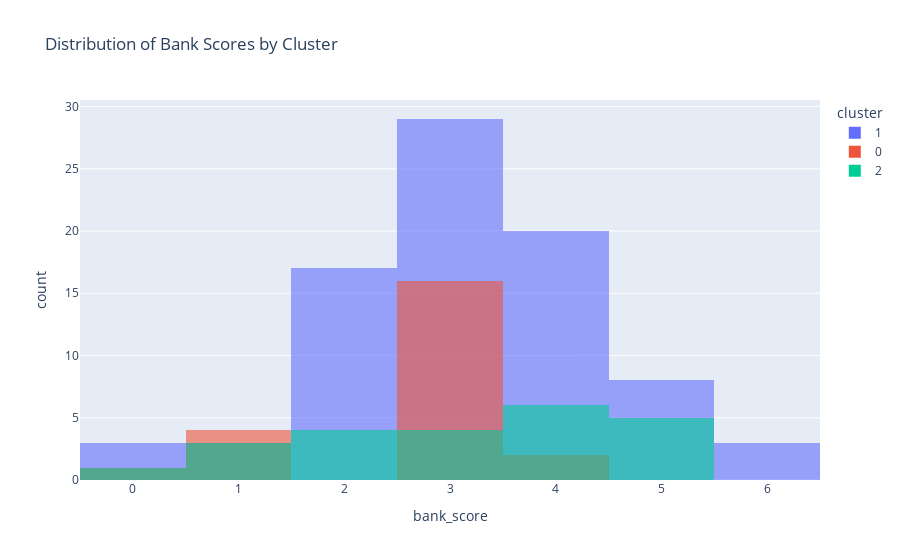

The code cell stored with this chart in its notebook:
### Code cell
# Use k-means to cluster data and plot distribution of bank scores by cluster
fig = px.histogram(
    df, x="bank_score", color="cluster",
    opacity=0.6, barmode='overlay', title="Distribution of Bank Scores by Cluster"
)
fig.show()
fig.write_image("umap_bank_score.png")

### Figure 1 — Plotly figure (JSON) as saved in the notebook; plotly's stock layout.template omitted (floating-point values rounded to 4 significant figures)
{"data": [{"alignmentgroup": "True", "bingroup": "x", "hovertemplate": "cluster=1<br>bank_score=%{x}<br>count=%{y}<extra></extra>", "legendgroup": "1", "marker": {"color": "#636efa", "opacity": 0.6, "pattern": {"shape": ""}}, "name": "1", "offsetgroup": "1", "orientation": "v", "showlegend": true, "type": "histogram", "x": [4, 3, 2, 4, 3, 4, 4, 3, 5, 2, 2, 4, 4, 4, 3, 3, 2, 3, 0, 3, 3, 2, 5, 4, 0, 4, 3, 2, 4, 2, 3, 2, 5, 4, 3, 4, 6, 2, 3, 4, 3, 6, 3, 3, 5, 2, 2, 5, 3, 4, 1, 3, 4, 0, 2, 5, 3, 3, 3, 2, 1, 4, 5, 3, 1, 2, 4, 6, 2, 3, 3, 3, 4, 4, 3, 5, 4, 3, 3, 3, 2, 3, 2], "xaxis": "x", "yaxis": "y"}, {"alignmentgroup": "True", "bingroup": "x", "hovertemplate": "cluster=0<br>bank_score=%{x}<br>count=%{y}<extra></extra>", "legendgroup": "0", "marker": {"color": "#EF553B", "opacity": 0.6, "pattern": {"shape": ""}}, "name": "0", "offsetgroup": "0", "orientation": "v", "showlegend": true, "type": "histogram", "x": [4, 3, 3, 3, 3, 0, 1, 4, 3, 3, 1, 3, 3, 3, 3, 1, 3, 1, 3, 3, 3, 3, 3], "xaxis": "x", "yaxis": "y"}, {"alignmentgroup": "True", "bingroup": "x", "hovertemplate": "cluster=2<br>bank_score=%{x}<br>count=%{y}<extra></extra>", "legendgroup": "2", "marker": {"color": "#00cc96", "opacity": 0.6, "pattern": {"shape": ""}}, "name": "2", "offsetgroup": "2", "orientation": "v", "showlegend": true, "type": "histogram", "x": [1, 1, 2, 4, 5, 4, 4, 4, 4, 3, 4, 2, 5, 0, 2, 5, 1, 3, 3, 3, 2, 5, 5], "xaxis": "x", "yaxis": "y"}], "layout": {"barmode": "overlay", "legend": {"title": {"text": "cluster"}, "tracegroupgap": 0}, "title": {"text": "Distribution of Bank Scores by Cluster"}, "xaxis": {"anchor": "y", "domain": [0, 1], "title": {"text": "bank_score"}}, "yaxis": {"anchor": "x", "domain": [0, 1], "title": {"text": "count"}}}}
